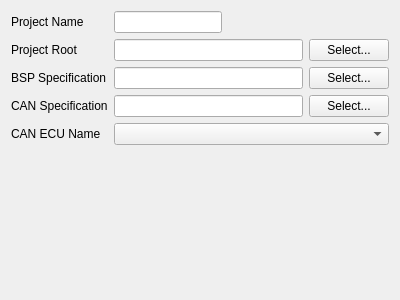
<?xml version="1.0" encoding="UTF-8"?>
<ui version="4.0">
 <class>ProjectDefinitionWizardPage</class>
 <widget class="QWizardPage" name="ProjectDefinitionWizardPage">
  <property name="geometry">
   <rect>
    <x>0</x>
    <y>0</y>
    <width>400</width>
    <height>300</height>
   </rect>
  </property>
  <property name="sizePolicy">
   <sizepolicy hsizetype="Expanding" vsizetype="Expanding">
    <horstretch>0</horstretch>
    <verstretch>0</verstretch>
   </sizepolicy>
  </property>
  <property name="windowTitle">
   <string>WizardPage</string>
  </property>
  <property name="title">
   <string>Define Project Parameters</string>
  </property>
  <property name="subTitle">
   <string>Set the basic project parameters. The CAN specification is optional (but must contain the CAN ECU Name if set). Please note that it's NOT possible to change the BSP specification after this point!</string>
  </property>
  <layout class="QGridLayout" name="gridLayout">
   <item row="0" column="0">
    <layout class="QFormLayout" name="formLayout">
     <property name="sizeConstraint">
      <enum>QLayout::SetMaximumSize</enum>
     </property>
     <item row="0" column="0">
      <widget class="QLabel" name="ProjectNameLabel">
       <property name="text">
        <string>Project Name</string>
       </property>
      </widget>
     </item>
     <item row="0" column="1">
      <widget class="QLineEdit" name="ProjectName">
       <property name="sizePolicy">
        <sizepolicy hsizetype="Fixed" vsizetype="Fixed">
         <horstretch>0</horstretch>
         <verstretch>0</verstretch>
        </sizepolicy>
       </property>
      </widget>
     </item>
     <item row="1" column="0">
      <widget class="QLabel" name="ProjectRootLabel">
       <property name="text">
        <string>Project Root</string>
       </property>
      </widget>
     </item>
     <item row="1" column="1">
      <layout class="QHBoxLayout" name="ProjectRootLayout">
       <property name="sizeConstraint">
        <enum>QLayout::SetMaximumSize</enum>
       </property>
       <item>
        <widget class="QLineEdit" name="ProjectRoot"/>
       </item>
       <item>
        <widget class="QPushButton" name="SelectProjectRootButton">
         <property name="text">
          <string>Select...</string>
         </property>
        </widget>
       </item>
      </layout>
     </item>
     <item row="2" column="0">
      <widget class="QLabel" name="BSPSpecificationLabel">
       <property name="text">
        <string>BSP Specification</string>
       </property>
      </widget>
     </item>
     <item row="2" column="1">
      <layout class="QHBoxLayout" name="BSPSpecificationLayout">
       <item>
        <widget class="QLineEdit" name="BSPSpecification"/>
       </item>
       <item>
        <widget class="QPushButton" name="SelectBSPSpecificationButton">
         <property name="text">
          <string>Select...</string>
         </property>
        </widget>
       </item>
      </layout>
     </item>
     <item row="3" column="0">
      <widget class="QLabel" name="CANSpecificationLabel">
       <property name="text">
        <string>CAN Specification</string>
       </property>
      </widget>
     </item>
     <item row="3" column="1">
      <layout class="QHBoxLayout" name="horizontalLayout">
       <item>
        <widget class="QLineEdit" name="CANSpecification"/>
       </item>
       <item>
        <widget class="QPushButton" name="SelectCANSpecificationButton">
         <property name="text">
          <string>Select...</string>
         </property>
        </widget>
       </item>
      </layout>
     </item>
     <item row="4" column="0">
      <widget class="QLabel" name="CANECUNameLabel">
       <property name="text">
        <string>CAN ECU Name</string>
       </property>
       <property name="scaledContents">
        <bool>false</bool>
       </property>
      </widget>
     </item>
     <item row="4" column="1">
      <widget class="QComboBox" name="CANECUNameComboBox">
       <property name="sizePolicy">
        <sizepolicy hsizetype="Preferred" vsizetype="Fixed">
         <horstretch>0</horstretch>
         <verstretch>0</verstretch>
        </sizepolicy>
       </property>
      </widget>
     </item>
    </layout>
   </item>
  </layout>
 </widget>
 <resources/>
 <connections/>
 <slots>
  <slot>ProjectNameChanged(QString)</slot>
  <slot>SelectProjectRootButtonClicked()</slot>
  <slot>ProjectRootChanged(QString)</slot>
  <slot>SelectBSPSpecificationButtonClicked()</slot>
  <slot>SelectCANSpecificationButtonClicked()</slot>
  <slot>BSPSpecificationChanged(QString)</slot>
  <slot>CANSpecificationEdited(QString)</slot>
  <slot>CANECUNameChanged(QString)</slot>
  <slot>CANSpecificationEditFinished()</slot>
 </slots>
</ui>
